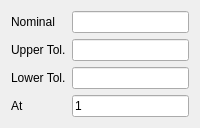
           <widget class="QWidget" name="widthLETab">
            <attribute name="title">
             <string>Width LE</string>
            </attribute>
            <layout class="QGridLayout" name="gridLayout_13">
             <item row="1" column="1">
              <widget class="QLineEdit" name="upperTolWidthLE"/>
             </item>
             <item row="0" column="1">
              <widget class="QLineEdit" name="nominalWidthLE">
               <property name="readOnly">
                <bool>true</bool>
               </property>
              </widget>
             </item>
             <item row="1" column="0">
              <widget class="QLabel" name="label_15">
               <property name="text">
                <string>Upper Tol.</string>
               </property>
              </widget>
             </item>
             <item row="3" column="0">
              <widget class="QLabel" name="label_26">
               <property name="text">
                <string>At</string>
               </property>
              </widget>
             </item>
             <item row="3" column="1">
              <widget class="QLineEdit" name="atWidthLE">
               <property name="text">
                <string>1</string>
               </property>
              </widget>
             </item>
             <item row="0" column="0">
              <widget class="QLabel" name="label_14">
               <property name="text">
                <string>Nominal</string>
               </property>
              </widget>
             </item>
             <item row="2" column="1">
              <widget class="QLineEdit" name="lowerTolWidthLE"/>
             </item>
             <item row="2" column="0">
              <widget class="QLabel" name="label_16">
               <property name="text">
                <string>Lower Tol.</string>
               </property>
              </widget>
             </item>
            </layout>
           </widget>
